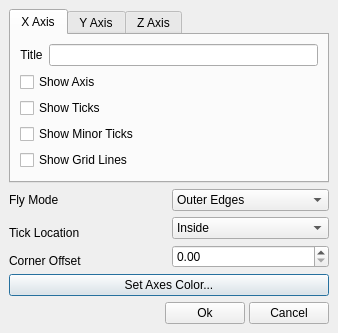
<?xml version="1.0" encoding="UTF-8"?>
<ui version="4.0">
 <class>PrismCubeAxesEditorDialog</class>
 <widget class="QDialog" name="PrismCubeAxesEditorDialog">
  <property name="geometry">
   <rect>
    <x>0</x>
    <y>0</y>
    <width>338</width>
    <height>319</height>
   </rect>
  </property>
  <property name="windowTitle">
   <string>Edit Cube Axes Properties</string>
  </property>
  <layout class="QGridLayout">
   <property name="margin">
    <number>9</number>
   </property>
   <property name="spacing">
    <number>6</number>
   </property>
   <item row="5" column="0" colspan="2">
    <widget class="pqStandardColorButton" name="Color">
     <property name="enabled">
      <bool>true</bool>
     </property>
     <property name="sizePolicy">
      <sizepolicy hsizetype="Minimum" vsizetype="Fixed">
       <horstretch>0</horstretch>
       <verstretch>0</verstretch>
      </sizepolicy>
     </property>
     <property name="toolTip">
      <string>&lt;html&gt;Set the color to use for axes.&lt;/html&gt;</string>
     </property>
     <property name="text">
      <string>Set Axes Color...</string>
     </property>
    </widget>
   </item>
   <item row="6" column="0" colspan="2">
    <spacer>
     <property name="orientation">
      <enum>Qt::Vertical</enum>
     </property>
     <property name="sizeHint" stdset="0">
      <size>
       <width>313</width>
       <height>16</height>
      </size>
     </property>
    </spacer>
   </item>
   <item row="2" column="1">
    <widget class="QComboBox" name="CubeAxesTickLocation">
     <item>
      <property name="text">
       <string>Inside</string>
      </property>
     </item>
     <item>
      <property name="text">
       <string>Outside</string>
      </property>
     </item>
     <item>
      <property name="text">
       <string>Both</string>
      </property>
     </item>
    </widget>
   </item>
   <item row="3" column="1" rowspan="2">
    <widget class="QDoubleSpinBox" name="CubeAxesCornerOffset">
     <property name="maximum">
      <double>1.000000000000000</double>
     </property>
     <property name="singleStep">
      <double>0.050000000000000</double>
     </property>
    </widget>
   </item>
   <item row="2" column="0" rowspan="2">
    <widget class="QLabel" name="label_3">
     <property name="text">
      <string>Tick Location</string>
     </property>
    </widget>
   </item>
   <item row="4" column="0">
    <widget class="QLabel" name="label_2">
     <property name="text">
      <string>Corner Offset</string>
     </property>
    </widget>
   </item>
   <item row="1" column="1">
    <widget class="QComboBox" name="CubeAxesFlyMode">
     <item>
      <property name="text">
       <string>Outer Edges</string>
      </property>
     </item>
     <item>
      <property name="text">
       <string>Closest Triad</string>
      </property>
     </item>
     <item>
      <property name="text">
       <string>Furthest Triad</string>
      </property>
     </item>
     <item>
      <property name="text">
       <string>Static Triad</string>
      </property>
     </item>
     <item>
      <property name="text">
       <string>Static Edges</string>
      </property>
     </item>
    </widget>
   </item>
   <item row="1" column="0">
    <widget class="QLabel" name="label">
     <property name="text">
      <string>Fly Mode</string>
     </property>
    </widget>
   </item>
   <item row="0" column="0" colspan="2">
    <widget class="QTabWidget" name="tabWidget">
     <property name="currentIndex">
      <number>0</number>
     </property>
     <widget class="QWidget" name="xtab">
      <attribute name="title">
       <string>X Axis</string>
      </attribute>
      <layout class="QGridLayout">
       <property name="margin">
        <number>9</number>
       </property>
       <property name="spacing">
        <number>6</number>
       </property>
       <item row="4" column="0" colspan="2">
        <widget class="QCheckBox" name="CubeAxesXGridLines">
         <property name="text">
          <string>Show Grid Lines</string>
         </property>
        </widget>
       </item>
       <item row="3" column="0" colspan="2">
        <widget class="QCheckBox" name="CubeAxesXAxisMinorTickVisibility">
         <property name="text">
          <string>Show Minor Ticks</string>
         </property>
        </widget>
       </item>
       <item row="2" column="0" colspan="2">
        <widget class="QCheckBox" name="CubeAxesXAxisTickVisibility">
         <property name="text">
          <string>Show Ticks</string>
         </property>
        </widget>
       </item>
       <item row="1" column="0" colspan="2">
        <widget class="QCheckBox" name="CubeAxesXAxisVisibility">
         <property name="text">
          <string>Show Axis</string>
         </property>
        </widget>
       </item>
       <item row="0" column="1">
        <widget class="QLineEdit" name="CubeAxesXTitle"/>
       </item>
       <item row="0" column="0">
        <widget class="QLabel" name="label_5">
         <property name="text">
          <string>Title</string>
         </property>
         <property name="alignment">
          <set>Qt::AlignCenter</set>
         </property>
        </widget>
       </item>
      </layout>
     </widget>
     <widget class="QWidget" name="ytab">
      <attribute name="title">
       <string>Y Axis</string>
      </attribute>
      <layout class="QGridLayout">
       <property name="margin">
        <number>9</number>
       </property>
       <property name="spacing">
        <number>6</number>
       </property>
       <item row="0" column="1">
        <widget class="QLineEdit" name="CubeAxesYTitle"/>
       </item>
       <item row="0" column="0">
        <widget class="QLabel" name="label_6">
         <property name="text">
          <string>Title</string>
         </property>
         <property name="alignment">
          <set>Qt::AlignCenter</set>
         </property>
        </widget>
       </item>
       <item row="4" column="0" colspan="2">
        <widget class="QCheckBox" name="CubeAxesYGridLines">
         <property name="text">
          <string>Show Grid Lines</string>
         </property>
        </widget>
       </item>
       <item row="3" column="0" colspan="2">
        <widget class="QCheckBox" name="CubeAxesYAxisMinorTickVisibility">
         <property name="text">
          <string>Show Minor Ticks</string>
         </property>
        </widget>
       </item>
       <item row="1" column="0" colspan="2">
        <widget class="QCheckBox" name="CubeAxesYAxisVisibility">
         <property name="text">
          <string>Show Axis</string>
         </property>
        </widget>
       </item>
       <item row="2" column="0" colspan="2">
        <widget class="QCheckBox" name="CubeAxesYAxisTickVisibility">
         <property name="text">
          <string>Show Ticks</string>
         </property>
        </widget>
       </item>
      </layout>
     </widget>
     <widget class="QWidget" name="ztab">
      <attribute name="title">
       <string>Z Axis</string>
      </attribute>
      <layout class="QGridLayout">
       <property name="margin">
        <number>9</number>
       </property>
       <property name="spacing">
        <number>6</number>
       </property>
       <item row="0" column="1">
        <widget class="QLineEdit" name="CubeAxesZTitle"/>
       </item>
       <item row="4" column="0" colspan="2">
        <widget class="QCheckBox" name="CubeAxesZGridLines">
         <property name="text">
          <string>Show Grid Lines</string>
         </property>
        </widget>
       </item>
       <item row="0" column="0">
        <widget class="QLabel" name="label_7">
         <property name="text">
          <string>Title</string>
         </property>
         <property name="alignment">
          <set>Qt::AlignCenter</set>
         </property>
        </widget>
       </item>
       <item row="1" column="0" colspan="2">
        <widget class="QCheckBox" name="CubeAxesZAxisVisibility">
         <property name="text">
          <string>Show Axis</string>
         </property>
        </widget>
       </item>
       <item row="3" column="0" colspan="2">
        <widget class="QCheckBox" name="CubeAxesZAxisMinorTickVisibility">
         <property name="text">
          <string>Show Minor Ticks</string>
         </property>
        </widget>
       </item>
       <item row="2" column="0" colspan="2">
        <widget class="QCheckBox" name="CubeAxesZAxisTickVisibility">
         <property name="text">
          <string>Show Ticks</string>
         </property>
        </widget>
       </item>
      </layout>
     </widget>
    </widget>
   </item>
   <item row="7" column="0" colspan="2">
    <layout class="QHBoxLayout">
     <property name="spacing">
      <number>4</number>
     </property>
     <property name="margin">
      <number>0</number>
     </property>
     <item>
      <spacer>
       <property name="orientation">
        <enum>Qt::Horizontal</enum>
       </property>
       <property name="sizeHint" stdset="0">
        <size>
         <width>40</width>
         <height>20</height>
        </size>
       </property>
      </spacer>
     </item>
     <item>
      <widget class="QPushButton" name="Ok">
       <property name="text">
        <string>Ok</string>
       </property>
      </widget>
     </item>
     <item>
      <widget class="QPushButton" name="Cancel">
       <property name="text">
        <string>Cancel</string>
       </property>
      </widget>
     </item>
    </layout>
   </item>
  </layout>
 </widget>
 <customwidgets>
  <customwidget>
   <class>pqStandardColorButton</class>
   <extends>QPushButton</extends>
   <header>pqStandardColorButton.h</header>
  </customwidget>
 </customwidgets>
 <tabstops>
  <tabstop>tabWidget</tabstop>
  <tabstop>CubeAxesXTitle</tabstop>
  <tabstop>CubeAxesXAxisVisibility</tabstop>
  <tabstop>CubeAxesXAxisTickVisibility</tabstop>
  <tabstop>CubeAxesXAxisMinorTickVisibility</tabstop>
  <tabstop>CubeAxesXGridLines</tabstop>
  <tabstop>CubeAxesYTitle</tabstop>
  <tabstop>CubeAxesYAxisVisibility</tabstop>
  <tabstop>CubeAxesYAxisTickVisibility</tabstop>
  <tabstop>CubeAxesYAxisMinorTickVisibility</tabstop>
  <tabstop>CubeAxesYGridLines</tabstop>
  <tabstop>CubeAxesZTitle</tabstop>
  <tabstop>CubeAxesZAxisVisibility</tabstop>
  <tabstop>CubeAxesZAxisTickVisibility</tabstop>
  <tabstop>CubeAxesZAxisMinorTickVisibility</tabstop>
  <tabstop>CubeAxesZGridLines</tabstop>
  <tabstop>CubeAxesFlyMode</tabstop>
  <tabstop>CubeAxesTickLocation</tabstop>
  <tabstop>CubeAxesCornerOffset</tabstop>
  <tabstop>Color</tabstop>
  <tabstop>Ok</tabstop>
  <tabstop>Cancel</tabstop>
 </tabstops>
 <resources/>
 <connections/>
</ui>
